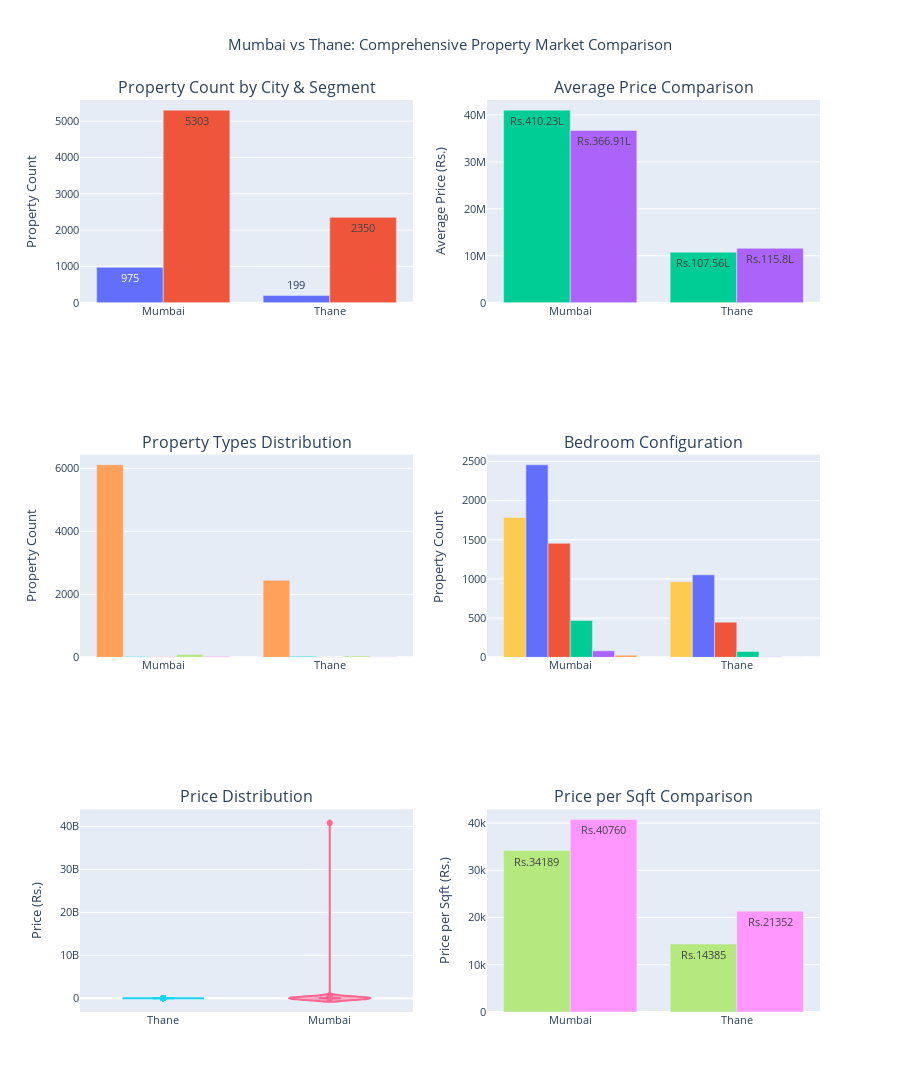

Notebook code cell kept with this figure:
### Code cell
# create subplot figure
fig = make_subplots(
    rows=3, cols=2,
    subplot_titles=(
        'Property Count by City & Segment',
        'Average Price Comparison',
        'Property Types Distribution',
        'Bedroom Configuration',
        'Price Distribution',
        'Price per Sqft Comparison'
    ),
    specs=[[{"type": "bar"}, {"type": "bar"}],
            [{"type": "bar"}, {"type": "bar"}],
            [{"type": "violin"}, {"type": "bar"}]]
)

# 1. property count by city and segment
segment_city = df_filtered.groupby(['City', 'Property_Segment']).size().unstack(fill_value=0)

for segment in segment_city.columns:
    fig.add_trace(
        go.Bar(
            name=segment,
            x=segment_city.index,
            y=segment_city[segment],
            text=segment_city[segment],
            textposition='auto',
            showlegend=False
        ),
        row=1, col=1
    )

# 2. average price comparison
avg_prices = df_filtered.groupby(['City', 'Property_Segment'])['Price'].mean().unstack(fill_value=0)

for segment in avg_prices.columns:
    fig.add_trace(
        go.Bar(
            name=f'{segment} Avg Price',
            x=avg_prices.index,
            y=avg_prices[segment],
            text=[f'Rs.{round(val/100000, 2)}L' for val in avg_prices[segment]],
            textposition='auto',
            showlegend=False
        ),
        row=1, col=2
    )

# 3. property types distribution
prop_type_city = df_filtered.groupby(['City', 'Type of Property']).size().unstack(fill_value=0)

for prop_type in prop_type_city.columns:
    fig.add_trace(
        go.Bar(
            name=prop_type,
            x=prop_type_city.index,
            y=prop_type_city[prop_type],
            showlegend=False
        ),
        row=2, col=1
    )

# 4. bedroom configuration
bedroom_city = df_filtered.groupby(['City', 'bedroom']).size().unstack(fill_value=0)

for bedroom in bedroom_city.columns:
    fig.add_trace(
        go.Bar(
            name=f'{bedroom} BHK',
            x=bedroom_city.index,
            y=bedroom_city[bedroom],
            showlegend=False
        ),
        row=2, col=2
    )

# 5. price distribution (Violin plots)
for city in df_filtered['City'].unique():
    city_data = df_filtered[df_filtered['City'] == city]
    fig.add_trace(
        go.Violin(
            y=city_data['Price'],
            name=city,
            box_visible=True,
            meanline_visible=True,
            showlegend=False
        ),
        row=3, col=1
    )

# 6. price per sqft comparison
price_per_sqft = df_filtered[df_filtered['Price_Per_Sqft'] > 0].groupby(['City', 'Property_Segment'])['Price_Per_Sqft'].mean().unstack(fill_value=0)

for segment in price_per_sqft.columns:
    fig.add_trace(
        go.Bar(
            name=f'{segment} Price/Sqft',
            x=price_per_sqft.index,
            y=price_per_sqft[segment],
            text=[f'Rs.{round(val)}' for val in price_per_sqft[segment]],
            textposition='auto',
            showlegend=False
        ),
        row=3, col=2
    )

# update layout
fig.update_layout(
    title_text="Mumbai vs Thane: Comprehensive Property Market Comparison",
    height=1200,
    showlegend=True,
    title_x=0.5,
    font=dict(size=11)
)

# update y-axes labels
fig.update_yaxes(title_text="Property Count", row=1, col=1)
fig.update_yaxes(title_text="Average Price (Rs.)", row=1, col=2)
fig.update_yaxes(title_text="Property Count", row=2, col=1)
fig.update_yaxes(title_text="Property Count", row=2, col=2)
fig.update_yaxes(title_text="Price (Rs.)", row=3, col=1)
fig.update_yaxes(title_text="Price per Sqft (Rs.)", row=3, col=2)

### Figure 1 — Plotly figure (JSON) as saved in the notebook; plotly's stock layout.template omitted (floating-point values rounded to 4 significant figures; data arrays with more than 128 entries replaced by an {"elided": "..."} marker saying what was removed)
{"data": [{"name": "Commercial", "showlegend": false, "text": [975.0, 199.0], "textposition": "auto", "type": "bar", "x": ["Mumbai", "Thane"], "xaxis": "x", "y": [975, 199], "yaxis": "y"}, {"name": "Residential", "showlegend": false, "text": [5303.0, 2350.0], "textposition": "auto", "type": "bar", "x": ["Mumbai", "Thane"], "xaxis": "x", "y": [5303, 2350], "yaxis": "y"}, {"name": "Commercial Avg Price", "showlegend": false, "text": ["Rs.410.23L", "Rs.107.56L"], "textposition": "auto", "type": "bar", "x": ["Mumbai", "Thane"], "xaxis": "x2", "y": [41020000.0, 10760000.0], "yaxis": "y2"}, {"name": "Residential Avg Price", "showlegend": false, "text": ["Rs.366.91L", "Rs.115.8L"], "textposition": "auto", "type": "bar", "x": ["Mumbai", "Thane"], "xaxis": "x2", "y": [36690000.0, 11580000.0], "yaxis": "y2"}, {"name": "Apartment", "showlegend": false, "type": "bar", "x": ["Mumbai", "Thane"], "xaxis": "x3", "y": [6109, 2442], "yaxis": "y3"}, {"name": "Builder Floor Apartment", "showlegend": false, "type": "bar", "x": ["Mumbai", "Thane"], "xaxis": "x3", "y": [29, 33], "yaxis": "y3"}, {"name": "Penthouse", "showlegend": false, "type": "bar", "x": ["Mumbai", "Thane"], "xaxis": "x3", "y": [16, 10], "yaxis": "y3"}, {"name": "Residential House", "showlegend": false, "type": "bar", "x": ["Mumbai", "Thane"], "xaxis": "x3", "y": [92, 42], "yaxis": "y3"}, {"name": "Villa", "showlegend": false, "type": "bar", "x": ["Mumbai", "Thane"], "xaxis": "x3", "y": [32, 22], "yaxis": "y3"}, {"name": "1 BHK", "showlegend": false, "type": "bar", "x": ["Mumbai", "Thane"], "xaxis": "x4", "y": [1785, 964], "yaxis": "y4"}, {"name": "2 BHK", "showlegend": false, "type": "bar", "x": ["Mumbai", "Thane"], "xaxis": "x4", "y": [2457, 1053], "yaxis": "y4"}, {"name": "3 BHK", "showlegend": false, "type": "bar", "x": ["Mumbai", "Thane"], "xaxis": "x4", "y": [1455, 449], "yaxis": "y4"}, {"name": "4 BHK", "showlegend": false, "type": "bar", "x": ["Mumbai", "Thane"], "xaxis": "x4", "y": [471, 74], "yaxis": "y4"}, {"name": "5 BHK", "showlegend": false, "type": "bar", "x": ["Mumbai", "Thane"], "xaxis": "x4", "y": [83, 9], "yaxis": "y4"}, {"name": "6 BHK", "showlegend": false, "type": "bar", "x": ["Mumbai", "Thane"], "xaxis": "x4", "y": [27, 0], "yaxis": "y4"}, {"box": {"visible": true}, "meanline": {"visible": true}, "name": "Thane", "showlegend": false, "type": "violin", "xaxis": "x5", "y": {"elided": "2549 float values"}, "yaxis": "y5"}, {"box": {"visible": true}, "meanline": {"visible": true}, "name": "Mumbai", "showlegend": false, "type": "violin", "xaxis": "x5", "y": {"elided": "6278 float values"}, "yaxis": "y5"}, {"name": "Commercial Price/Sqft", "showlegend": false, "text": ["Rs.34189", "Rs.14385"], "textposition": "auto", "type": "bar", "x": ["Mumbai", "Thane"], "xaxis": "x6", "y": [34190.0, 14390.0], "yaxis": "y6"}, {"name": "Residential Price/Sqft", "showlegend": false, "text": ["Rs.40760", "Rs.21352"], "textposition": "auto", "type": "bar", "x": ["Mumbai", "Thane"], "xaxis": "x6", "y": [40760.0, 21350.0], "yaxis": "y6"}], "layout": {"annotations": [{"font": {"size": 16}, "showarrow": false, "text": "Property Count by City & Segment", "x": 0.225, "xanchor": "center", "xref": "paper", "y": 1, "yanchor": "bottom", "yref": "paper"}, {"font": {"size": 16}, "showarrow": false, "text": "Average Price Comparison", "x": 0.775, "xanchor": "center", "xref": "paper", "y": 1, "yanchor": "bottom", "yref": "paper"}, {"font": {"size": 16}, "showarrow": false, "text": "Property Types Distribution", "x": 0.225, "xanchor": "center", "xref": "paper", "y": 0.6111, "yanchor": "bottom", "yref": "paper"}, {"font": {"size": 16}, "showarrow": false, "text": "Bedroom Configuration", "x": 0.775, "xanchor": "center", "xref": "paper", "y": 0.6111, "yanchor": "bottom", "yref": "paper"}, {"font": {"size": 16}, "showarrow": false, "text": "Price Distribution", "x": 0.225, "xanchor": "center", "xref": "paper", "y": 0.2222, "yanchor": "bottom", "yref": "paper"}, {"font": {"size": 16}, "showarrow": false, "text": "Price per Sqft Comparison", "x": 0.775, "xanchor": "center", "xref": "paper", "y": 0.2222, "yanchor": "bottom", "yref": "paper"}], "font": {"size": 11}, "height": 1200, "showlegend": true, "title": {"text": "Mumbai vs Thane: Comprehensive Property Market Comparison", "x": 0.5}, "xaxis": {"anchor": "y", "domain": [0, 0.45]}, "xaxis2": {"anchor": "y2", "domain": [0.55, 1]}, "xaxis3": {"anchor": "y3", "domain": [0, 0.45]}, "xaxis4": {"anchor": "y4", "domain": [0.55, 1]}, "xaxis5": {"anchor": "y5", "domain": [0, 0.45]}, "xaxis6": {"anchor": "y6", "domain": [0.55, 1]}, "yaxis": {"anchor": "x", "domain": [0.7778, 1], "title": {"text": "Property Count"}}, "yaxis2": {"anchor": "x2", "domain": [0.7778, 1], "title": {"text": "Average Price (Rs.)"}}, "yaxis3": {"anchor": "x3", "domain": [0.3889, 0.6111], "title": {"text": "Property Count"}}, "yaxis4": {"anchor": "x4", "domain": [0.3889, 0.6111], "title": {"text": "Property Count"}}, "yaxis5": {"anchor": "x5", "domain": [0, 0.2222], "title": {"text": "Price (Rs.)"}}, "yaxis6": {"anchor": "x6", "domain": [0, 0.2222], "title": {"text": "Price per Sqft (Rs.)"}}}}
